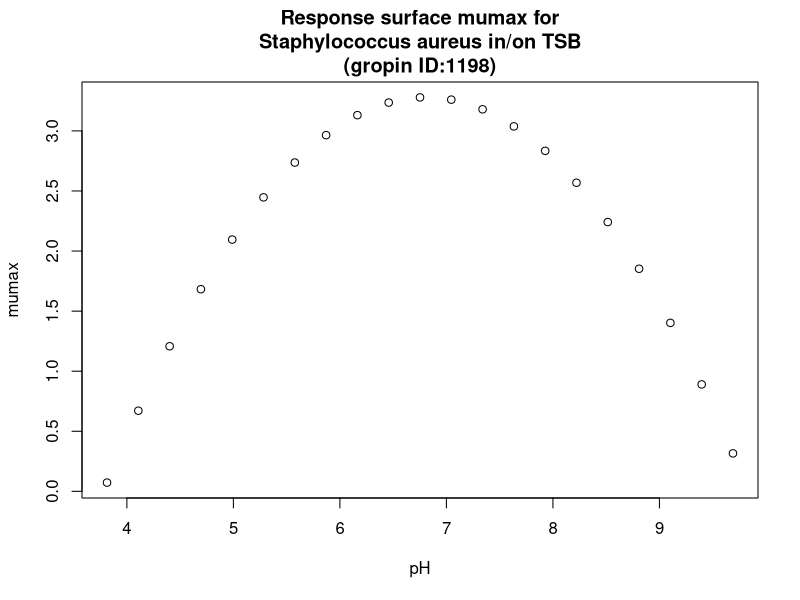

Generate this figure with R:
#############################
# start of Parameter script
#############################
pH <- seq(3.81381,9.69030969030969,length.out=21)
#############################
# end of Parameter script
#############################
############################# 
# start of Model script Gropin ID 1198 
#############################
 
# constant coefficients for this model
 
variables <- data.frame(pH)
argumentsPar <- expand.grid(variables)
 
# heart of the model
response_surface <- function(pH) {
   mumax <-3.28*(pH-9.84)*((pH-3.78)^2)/((6.81-3.78)*((6.81-3.78)*(pH-6.81)-(6.81-9.84)*(6.81+3.78-2*pH)))

return(mumax=mumax)
} 

# output parameters
responseSurface <- cbind(argumentsPar,response_surface(argumentsPar['pH']))
colnames(responseSurface) <- c(colnames(argumentsPar),'mumax')
#############################
# End of Model script
#############################
############################# 
# start of Visualisation script Gropin ID 1198 
#############################
plot(pH,responseSurface$'mumax',xlab='pH',
                          ylab='mumax',main='Response surface mumax for
Staphylococcus aureus in/on TSB
(gropin ID:1198)')
#############################
# End of Visualisation script
#############################
